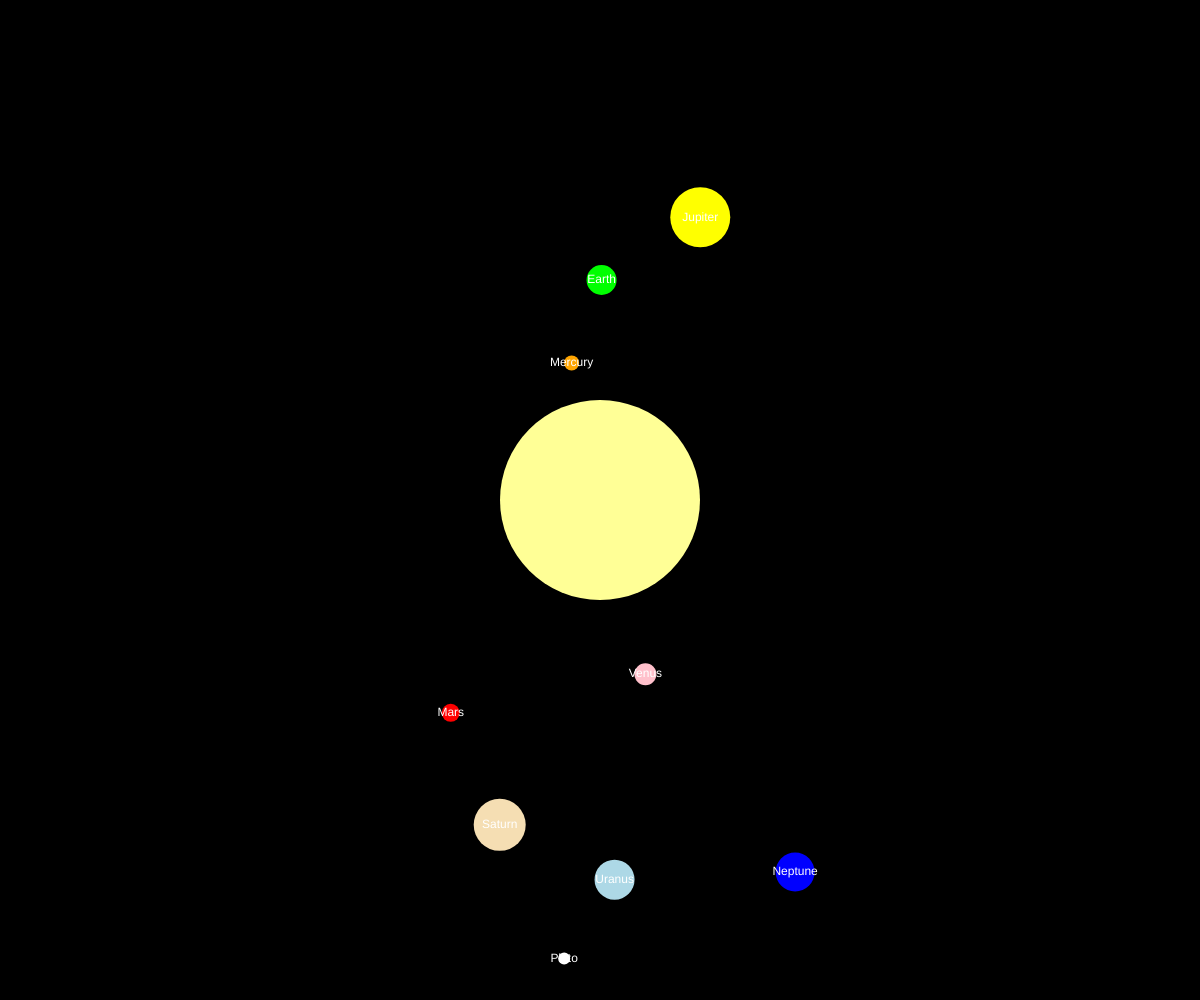
Frame 1 (no input)
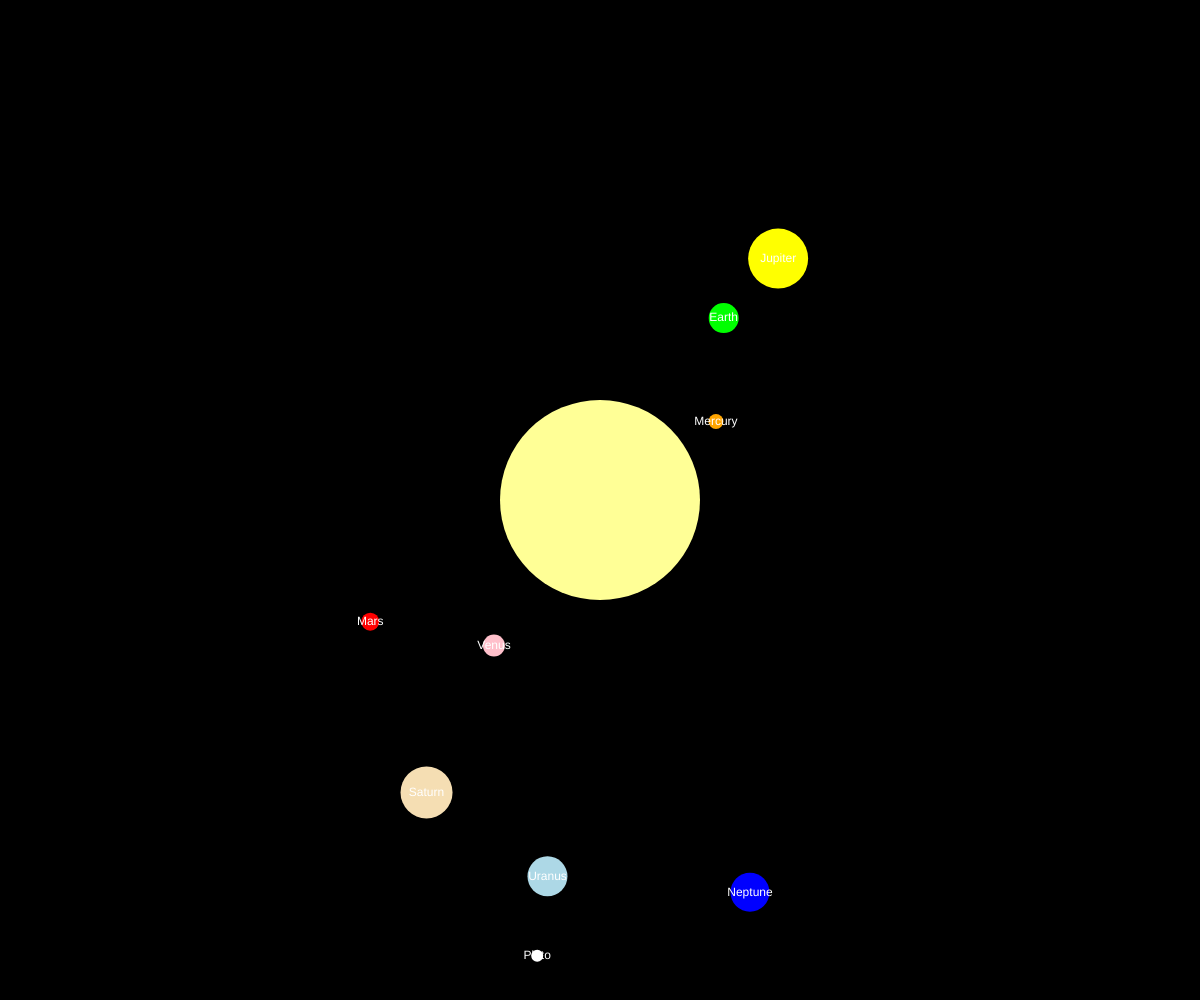
Frame 60 (no input)
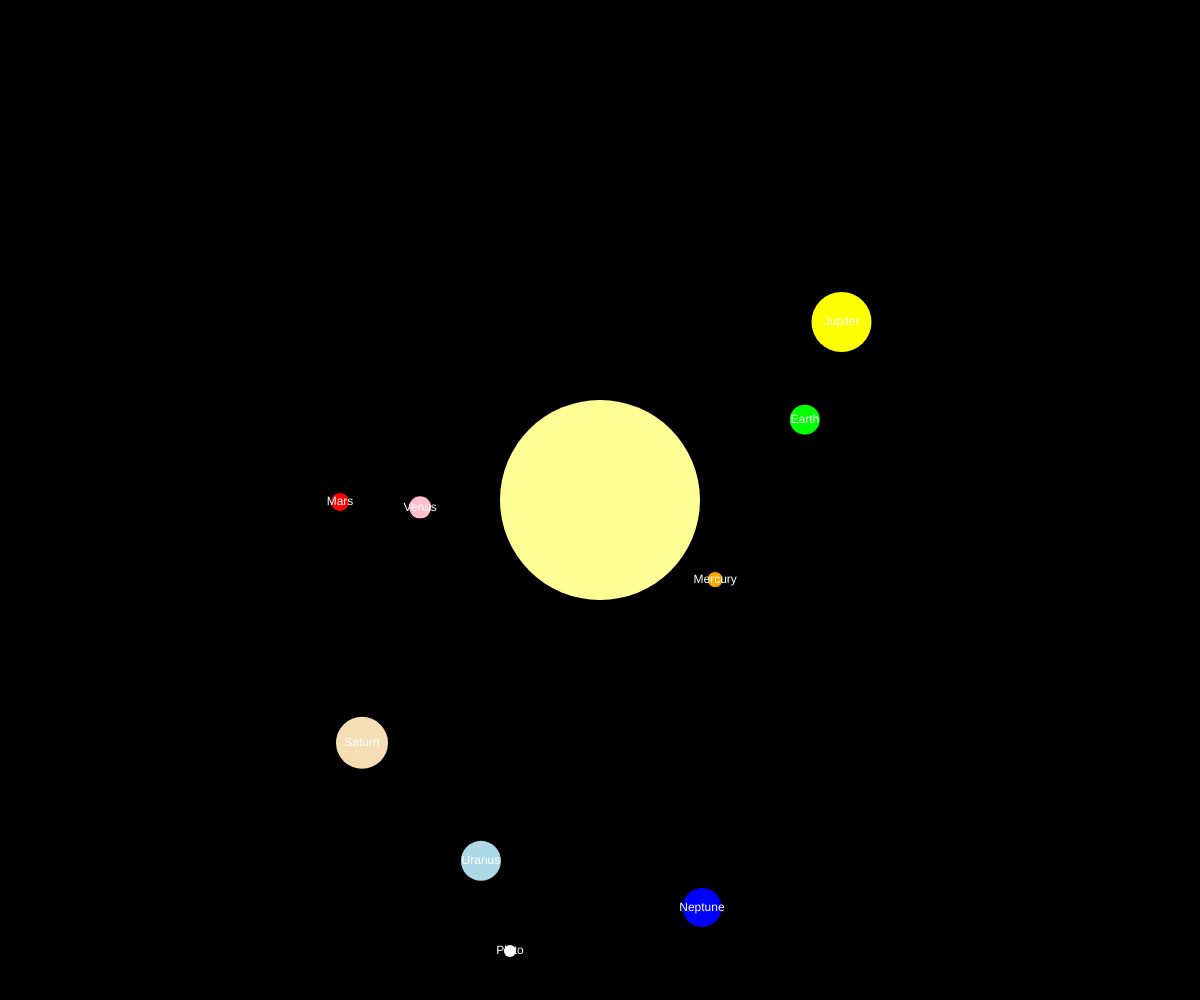
Frame 120 (the mouse pressed at the canvas centre since frame 60)

The p5.js sketch that drew these frames (run headless with seeded random() and noise() and a simulated clock; from frame 60 on, the mouse is pressed at the canvas centre):

// p5.js sketch
// ── sketch.js
let planets = [];
let sunRadius = 50;
let scaleFactor = 2;
let planetSpacing = 40;

function setup() {
  createCanvas(windowWidth, windowHeight);
  noStroke();


  planets.push(new Planet(15, 0.02, color(255, 165, 0), 'Mercury'));  
  planets.push(new Planet(22, 0.015, color(255, 192, 203), 'Venus')); 
  planets.push(new Planet(30, 0.01, color(0, 255, 0), 'Earth'));  
  planets.push(new Planet(18, 0.008, color(255, 0, 0), 'Mars')); 
  planets.push(new Planet(60, 0.005, color(255, 255, 0), 'Jupiter')); 
  planets.push(new Planet(52, 0.004, color(245, 222, 179), 'Saturn')); 
  planets.push(new Planet(40, 0.003, color(173, 216, 230), 'Uranus'));
  planets.push(new Planet(39, 0.002, color(0, 0, 255), 'Neptune')); 
  planets.push(new Planet(12, 0.001, color(255), 'Pluto')); 
}

function draw() {
  background(0);

  fill(255, 255, 150);
  ellipse(width / 2, height / 2, sunRadius * scaleFactor * 2, sunRadius * scaleFactor * 2);

  let maxRadius = max(planets.map(planet => planet.radius));

  for (let i = 0; i < planets.length; i++) {
    planets[i].update(scaleFactor, maxRadius);
    planets[i].display();
  }
}

class Planet {
  constructor(diameter, speed, color, label) {
    this.diameter = diameter;
    this.radius = this.diameter / 2;
    this.angle = random(TWO_PI); 
    this.speed = speed;
    this.color = color;
    this.label = label;
  }

  update(scaleFactor, maxRadius) {
    this.angle += this.speed;

    let scaledMaxRadius = maxRadius * scaleFactor;
    this.radius = (this.diameter / 2) * (scaledMaxRadius / maxRadius);
  }

  display() {
    let radiusOffset = (sunRadius * scaleFactor) + planetSpacing * (planets.indexOf(this) + 1); // Adjust the spacing between planets
    let x = width / 2 + cos(this.angle) * radiusOffset;
    let y = height / 2 + sin(this.angle) * radiusOffset;

    fill(this.color);
    ellipse(x, y, this.diameter, this.diameter);

    fill(255);
    textAlign(CENTER, CENTER);
    text(this.label, x, y);
  }
}

function windowResized() {
  resizeCanvas(windowWidth, windowHeight);
}
